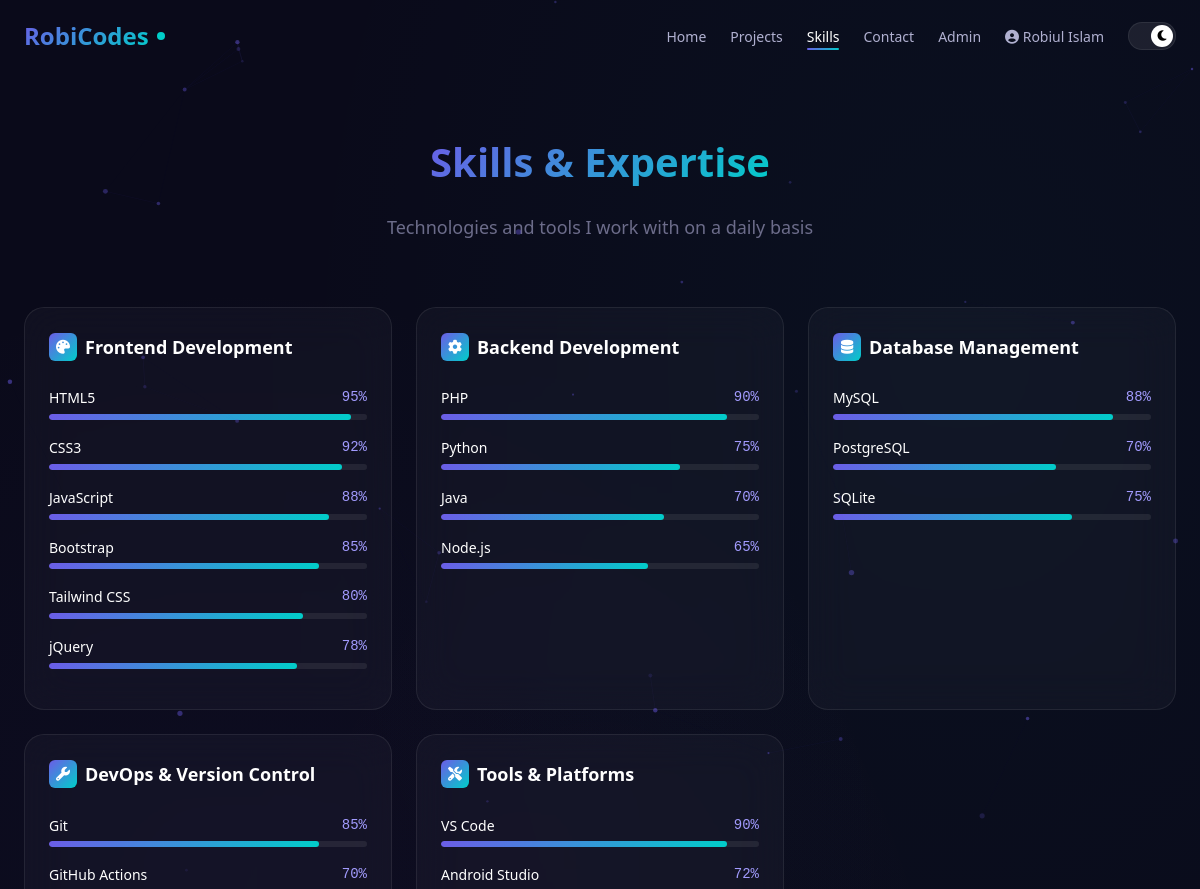
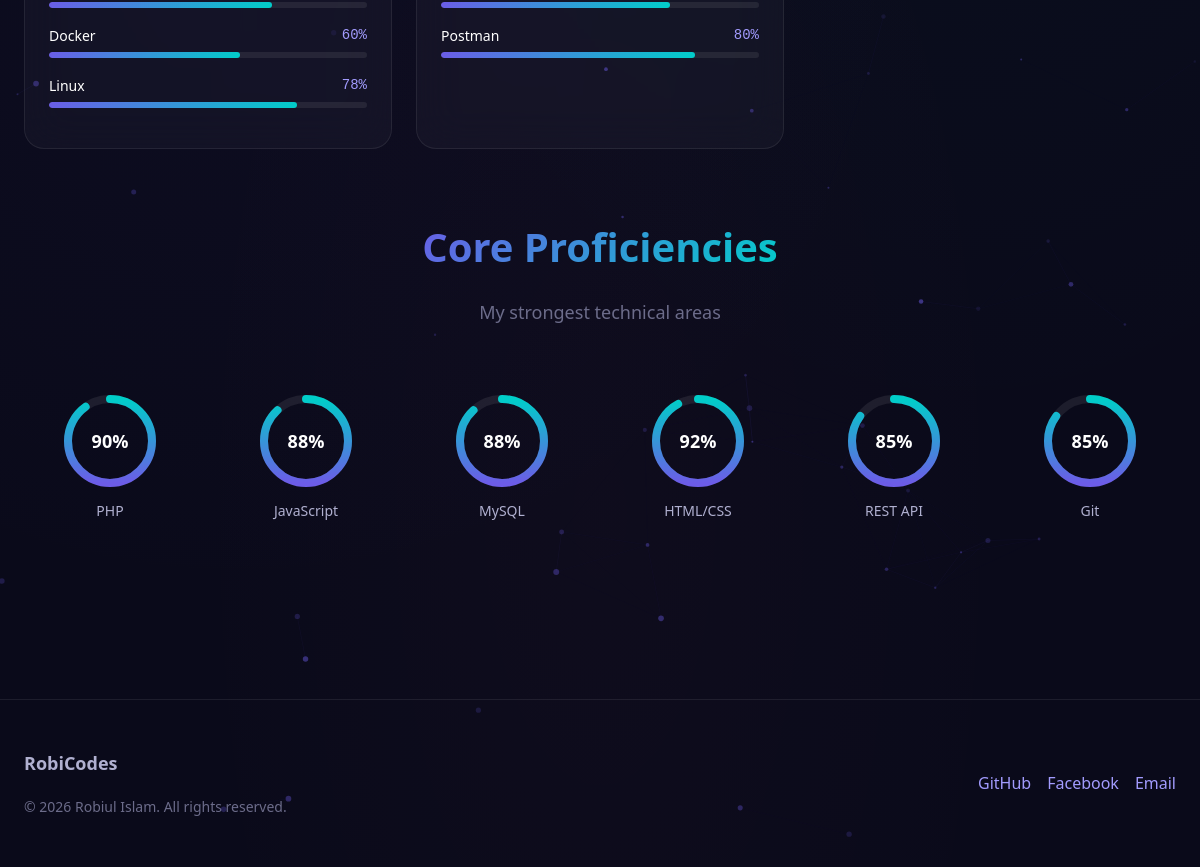
The page /skills.php (signed in) on the database its author committed (2 pictures, top to bottom).
### tables this page shows
CREATE TABLE IF NOT EXISTS skills (
    id INT UNSIGNED AUTO_INCREMENT PRIMARY KEY,
    name VARCHAR(100) NOT NULL,
    icon VARCHAR(255) DEFAULT NULL,
    category ENUM('frontend', 'backend', 'database', 'devops', 'tools', 'other') NOT NULL DEFAULT 'other',
    proficiency TINYINT UNSIGNED NOT NULL DEFAULT 0,
    display_order INT DEFAULT 0,
    created_at TIMESTAMP DEFAULT CURRENT_TIMESTAMP,
    INDEX idx_category (category),
    INDEX idx_order (display_order)
);

### config/database.php (called while the page is built, shortened)
<?php
function getDBConnection(): mysqli {
    static $conn = null;
    if ($conn === null) {
        try {
            $conn = new mysqli(DB_HOST, DB_USER, DB_PASS, DB_NAME);
            $conn->set_charset(DB_CHARSET);
        } catch (mysqli_sql_exception $e) {
            error_log("Database connection failed: " . $e->getMessage());
            if (defined('ENVIRONMENT') && ENVIRONMENT === 'development') {
                throw new RuntimeException("Database connection failed: " . $e->getMessage());
            }
            http_response_code(500);
            die('Server error. Please try again later.');
        }
    }
    return $conn;
}
function dbSelect(string $sql, string $types = '', array $params = []): mysqli_result|false {
    $conn = getDBConnection();
    $stmt = $conn->prepare($sql);
    $stmt->execute();
    return $stmt->get_result();
}
function dbGetAll(string $sql, string $types = '', array $params = []): array {
    $result = dbSelect($sql, $types, $params);
    return $result->fetch_all(MYSQLI_ASSOC);
}
function sanitizeOutput(?string $data): string {
    return htmlspecialchars($data ?? '', ENT_QUOTES, 'UTF-8');
}

### skills.php (the view, shortened to what this page needs)
<?php
require_once 'config/database.php';
include 'includes/header.php';
$categoryLabels = [
    'frontend' => ['Frontend Development', '<i class="fas fa-palette"></i>'],
    'backend' => ['Backend Development', '<i class="fas fa-cog"></i>'],
    'database' => ['Database Management', '<i class="fas fa-database"></i>'],
    'devops' => ['DevOps & Version Control', '<i class="fas fa-wrench"></i>'],
    'tools' => ['Tools & Platforms', '<i class="fas fa-tools"></i>'],
];
$skills = dbGetAll("SELECT * FROM skills ORDER BY display_order ASC");
$grouped = [];
foreach ($skills as $s) {
    $grouped[$s['category']][] = $s;
}
?>
<section class="section hero" style="min-height:auto;padding-top:8rem" aria-label="Skills">
    <div class="container">
        <div class="section__header reveal">
            <h2 class="section__title">Skills & Expertise</h2>
            <p class="section__subtitle">Technologies and tools I work with on a daily basis</p>
        </div>
        <div class="skills__grid">
            <?php foreach ($grouped as $category => $categorySkills):
                $label = $categoryLabels[$category] ?? [$category, '<i class="fas fa-file-alt"></i>'];
            ?>
            <div class="skills__category glass-card reveal">
                <h3 class="skills__category-title">
                    <span class="skills__category-icon"><?php echo $label[1]; ?></span>
                    <?php echo sanitizeOutput($label[0]); ?>
                </h3>
                <?php foreach ($categorySkills as $skill): ?>
                <div class="skill-item">
                    <div class="skill-item__header">
                        <span class="skill-item__name"><?php echo sanitizeOutput($skill['name']); ?></span>
                        <span class="skill-item__percent"><?php echo (int)$skill['proficiency']; ?>%</span>
                    </div>
                    <div class="skill-item__bar">
                        <div class="skill-item__fill" data-percent="<?php echo (int)$skill['proficiency']; ?>"
                             style="width:0%"></div>
                    </div>
                </div>
                <?php endforeach; ?>
            </div>
            <?php endforeach; ?>
        </div>
        <div class="section__header reveal" style="margin-top:var(--spacing-3xl)">
            <h2 class="section__title">Core Proficiencies</h2>
            <p class="section__subtitle">My strongest technical areas</p>
        </div>
        <div class="skills__circular">
            <?php
            $coreSkills = [
                ['PHP', 90],
                ['JavaScript', 88],
                ['MySQL', 88],
                ['HTML/CSS', 92],
                ['REST API', 85],
                ['Git', 85],
            ];
            foreach ($coreSkills as $core):
            ?>
            <div class="circular-skill reveal">
                <div class="circular-skill__svg">
                    <svg width="100" height="100" viewBox="0 0 100 100">
                        <circle class="circular-skill__bg" cx="50" cy="50" r="42"></circle>
                        <circle class="circular-skill__progress"
                                data-percent="<?php echo $core[1]; ?>"
                                cx="50" cy="50" r="42"></circle>
                    </svg>
                    <span class="circular-skill__value"><?php echo $core[1]; ?>%</span>
                </div>
                <p class="circular-skill__label"><?php echo $core[0]; ?></p>
            </div>
            <?php endforeach; ?>
        </div>
    </div>
</section>
<?php include 'includes/footer.php'; ?>

### rows shown on the page
skills: name "HTML5", proficiency "95"
skills: name "CSS3", proficiency "92"
skills: name "JavaScript", proficiency "88"
skills: name "Bootstrap", proficiency "85"
skills: name "Tailwind CSS", proficiency "80"
skills: name "jQuery", proficiency "78"
skills: name "PHP", proficiency "90"
skills: name "Python", proficiency "75"
skills: name "Java", proficiency "70"
skills: name "Node.js", proficiency "65"
skills: name "MySQL", proficiency "88"
skills: name "PostgreSQL", proficiency "70"
skills: name "SQLite", proficiency "75"
skills: name "Git", proficiency "85"
skills: name "GitHub Actions", proficiency "70"
skills: name "Docker", proficiency "60"
skills: name "Linux", proficiency "78"
skills: name "VS Code", proficiency "90"
skills: name "Android Studio", proficiency "72"
skills: name "Postman", proficiency "80"

### other values the page prints
sanitizeOutput($_SESSION['user_display_name']) "Robiul Islam"
sanitizeOutput($label[0]) "Frontend Development"
sanitizeOutput($label[0]) "Backend Development"
sanitizeOutput($label[0]) "Database Management"
sanitizeOutput($label[0]) "DevOps & Version Control"
sanitizeOutput($label[0]) "Tools & Platforms"
$core[1] "92"
$core[0] "HTML/CSS"
$core[1] "85"
$core[0] "REST API"
